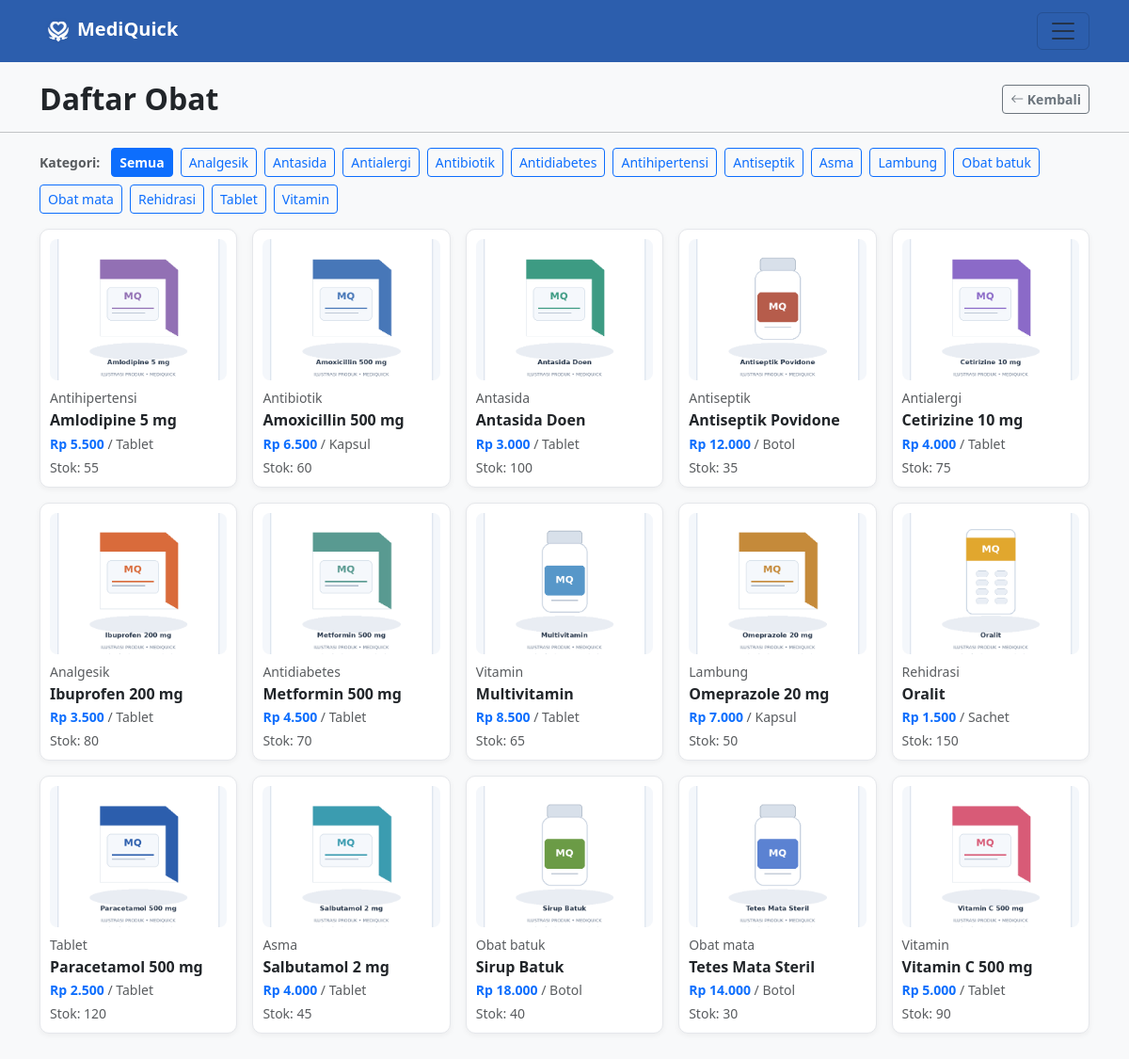
/dashboard/user/daftar_obat.php, run on the app's committed database.
### tables this page shows
CREATE TABLE `obat` (
  `id_obat` int(11) NOT NULL,
  `nama_obat` varchar(150) NOT NULL,
  `kategori` varchar(50) NOT NULL,
  `satuan` varchar(30) NOT NULL,
  `harga` decimal(12,2) NOT NULL,
  `butuh_resep` tinyint(1) DEFAULT 0,
  `gambar_obat` varchar(255) DEFAULT NULL
);

### dashboard/user/daftar_obat.php (the view, shortened to what this page needs)
<?php
include __DIR__ . "/../../config/connect.php";
$id = $_SESSION['id'] ?? '';
$kategori_aktif = trim($_GET['kategori'] ?? '');
$daftar_kategori = [];
$q_kategori = mysqli_query($conn, "SELECT DISTINCT kategori FROM obat WHERE kategori IS NOT NULL AND kategori != '' ORDER BY kategori ASC");
if ($q_kategori) {
    while ($kat_row = mysqli_fetch_assoc($q_kategori)) {
        $daftar_kategori[] = $kat_row['kategori'];
    }
}
if ($kategori_aktif !== '') {
    $stmt_obat = mysqli_prepare($conn, "SELECT o.*,
               COALESCE((SELECT SUM(s.jumlah_stok) FROM stok_obat s
                         WHERE s.id_obat = o.id_obat AND s.tanggal_kadaluarsa >= CURDATE()), 0) AS total_stok
        FROM obat o WHERE o.kategori = ? ORDER BY o.nama_obat ASC");
    mysqli_stmt_bind_param($stmt_obat, "s", $kategori_aktif);
    mysqli_stmt_execute($stmt_obat);
    $data_obat = mysqli_stmt_get_result($stmt_obat);
} else {
    $stmt_obat = mysqli_prepare($conn, "SELECT o.*,
               COALESCE((SELECT SUM(s.jumlah_stok) FROM stok_obat s
                         WHERE s.id_obat = o.id_obat AND s.tanggal_kadaluarsa >= CURDATE()), 0) AS total_stok
        FROM obat o ORDER BY o.nama_obat ASC");
    mysqli_stmt_execute($stmt_obat);
    $data_obat = mysqli_stmt_get_result($stmt_obat);
}
$jumlah_obat = $data_obat ? mysqli_num_rows($data_obat) : 0;
?>
<!DOCTYPE html>
<html lang="id">
<head>
    <link href="https://cdn.jsdelivr.net/npm/bootstrap@5.3.3/dist/css/bootstrap.min.css" rel="stylesheet">
    <link rel="stylesheet" href="https://cdn.jsdelivr.net/npm/bootstrap-icons@1.13.1/font/bootstrap-icons.min.css">
</head>
<body class="bg-light">
    <nav class="navbar" style="background-color: #2C5EAD;">
        <div class="container">
            <a class="navbar-brand fw-bold text-white" href="index.php"><img src="../../asset/img/logo.png" alt="logo" width="40" height="40">MediQuick</a>
            <button class="navbar-toggler"
                    type="button"
                    data-bs-toggle="offcanvas"
                    data-bs-target="#offcanvasNavbar"
                    aria-controls="offcanvasNavbar"
                    aria-label="Toggle navigation">
                <span class="navbar-toggler-icon"></span>
            </button>
        </div>
    </nav>
    <div class="container" style="margin-top: 20px;">
        <div class="d-flex flex-wrap justify-content-between align-items-center gap-2">
            <div>
                <h2 class="mb-0 fw-bold">Daftar Obat</h2>
            </div>
            <a href="index.php<?= $id !== '' ? '?id=' . urlencode($id) : '' ?>" class="btn btn-outline-secondary btn-sm fw-semibold">
                <i class="bi bi-arrow-left"></i> Kembali
            </a>
        </div>
    </div>
    <hr>
    <div class="container mb-3">
        <div class="d-flex flex-wrap align-items-center gap-2">
            <span class="small fw-semibold text-muted me-1">Kategori:</span>
            <a href="daftar_obat.php<?= $id !== '' ? '?id=' . urlencode($id) : '' ?>"
               class="btn btn-sm <?= $kategori_aktif === '' ? 'btn-primary fw-semibold' : 'btn-outline-primary' ?>">
                Semua
            </a>
            <?php foreach ($daftar_kategori as $kat){ ?>
                <a href="daftar_obat.php?<?= $id !== '' ? 'id=' . urlencode($id) . '&' : '' ?>kategori=<?= urlencode($kat) ?>"
                   class="btn btn-sm <?= $kategori_aktif === $kat ? 'btn-primary fw-semibold' : 'btn-outline-primary' ?>">
                    <?= htmlspecialchars($kat) ?>
                </a>
            <?php } ?>
        </div>
    </div>
    <div class="container mt-3 mb-5">
        <?php if ($jumlah_obat > 0){ ?>
            <div class="obat-grid">
                <?php while ($obat = mysqli_fetch_assoc($data_obat)){ ?>
                    <form action="detail_obat.php" method="POST" class="obat-item m-0">
                        <button type="submit" class="obat-card-button">
                            <div class="description-box" onmouseover="hoverOn(this)" onmouseout="hoverOff(this)">
                                <?php if (!empty($obat['gambar_obat'])){ ?>
                                    <img src="../../asset/uploads/obat/<?= htmlspecialchars($obat['gambar_obat']) ?>"
                                         alt="<?= htmlspecialchars($obat['nama_obat']) ?>"
                                         class="img-fluid mb-2"
                                         style="width: 100%; height: 150px; object-fit: cover; border-radius: 8px;">
                                <?php } ?>
                                <div class="small text-muted mb-1"><?= htmlspecialchars($obat['kategori']) ?></div>
                                <h6 class="fw-bold mb-1 text-dark"><?= htmlspecialchars($obat['nama_obat']) ?></h6>
                                <div class="small fw-semibold text-primary">
                                    Rp <?= number_format((float) $obat['harga'], 0, ',', '.') ?>
                                    <span class="text-muted fw-normal">/ <?= htmlspecialchars($obat['satuan']) ?></span>
                                </div>
                                <div class="small mt-1">
                                    <?php if ((int) $obat['total_stok'] > 0){ ?>
                                        <span class="text-muted">Stok: <?= (int) $obat['total_stok'] ?></span>
                                    <?php }else{ ?>
                                        <span class="badge bg-secondary">Stok Habis</span>
                                    <?php } ?>
                                </div>
                            </div>
                        </button>
                    </form>
                <?php } ?>
            </div>
        <?php }else { ?>
            <div class="alert alert-info text-center">
                Obat Sedang Kosong<?= $kategori_aktif !== '' ? ' untuk kategori "' . htmlspecialchars($kategori_aktif) . '"' : '' ?>.
            </div>
        <?php } ?>
    </div>
</body>
</html>

### dashboard/user/daftar_obat.php (style rules this page uses)
.obat-grid { display: grid; grid-template-columns: repeat(auto-fill, minmax(180px, 1fr)); gap: 1rem; }
.obat-item { width: 100%; }
.obat-card-button { width: 100%; height: 100%; padding: 0; border: none; background: transparent; cursor: pointer; text-align: inherit; }
.description-box { background: #ffffff; border: 1px solid #e5e7eb; border-radius: 10px; padding: 10px; height: 100%; box-shadow: 0 2px 6px rgba(0, 0, 0, 0.05); transition: transform 0.15s ease, box-shadow 0.15s ease, border-color 0.15s ease; }

### data on the page
obat: gambar_obat (picture), kategori "Antihipertensi", nama_obat "Amlodipine 5 mg", harga "5.500", satuan "Tablet", total_stok "55"
obat: gambar_obat (picture), kategori "Antibiotik", nama_obat "Amoxicillin 500 mg", harga "6.500", satuan "Kapsul", total_stok "60"
obat: gambar_obat (picture), kategori "Antasida", nama_obat "Antasida Doen", harga "3.000", satuan "Tablet", total_stok "100"
obat: gambar_obat (picture), kategori "Antiseptik", nama_obat "Antiseptik Povidone", harga "12.000", satuan "Botol", total_stok "35"
obat: gambar_obat (picture), kategori "Antialergi", nama_obat "Cetirizine 10 mg", harga "4.000", satuan "Tablet", total_stok "75"
obat: gambar_obat (picture), kategori "Analgesik", nama_obat "Ibuprofen 200 mg", harga "3.500", satuan "Tablet", total_stok "80"
obat: gambar_obat (picture), kategori "Antidiabetes", nama_obat "Metformin 500 mg", harga "4.500", satuan "Tablet", total_stok "70"
obat: gambar_obat (picture), kategori "Vitamin", nama_obat "Multivitamin", harga "8.500", satuan "Tablet", total_stok "65"
obat: gambar_obat (picture), kategori "Lambung", nama_obat "Omeprazole 20 mg", harga "7.000", satuan "Kapsul", total_stok "50"
obat: gambar_obat (picture), kategori "Rehidrasi", nama_obat "Oralit", harga "1.500", satuan "Sachet", total_stok "150"
obat: gambar_obat (picture), kategori "Tablet", nama_obat "Paracetamol 500 mg", harga "2.500", satuan "Tablet", total_stok "120"
obat: gambar_obat (picture), kategori "Asma", nama_obat "Salbutamol 2 mg", harga "4.000", satuan "Tablet", total_stok "45"
obat: gambar_obat (picture), kategori "Obat batuk", nama_obat "Sirup Batuk", harga "18.000", satuan "Botol", total_stok "40"
obat: gambar_obat (picture), kategori "Obat mata", nama_obat "Tetes Mata Steril", harga "14.000", satuan "Botol", total_stok "30"
obat: gambar_obat (picture), kategori "Vitamin", nama_obat "Vitamin C 500 mg", harga "5.000", satuan "Tablet", total_stok "90"

### other printed values
$kat "Analgesik"
$kat "Antasida"
$kat "Antialergi"
$kat "Antibiotik"
$kat "Antidiabetes"
$kat "Antihipertensi"
$kat "Antiseptik"
$kat "Asma"
$kat "Lambung"
$kat "Obat batuk"
$kat "Obat mata"
$kat "Rehidrasi"
$kat "Tablet"
$kat "Vitamin"
